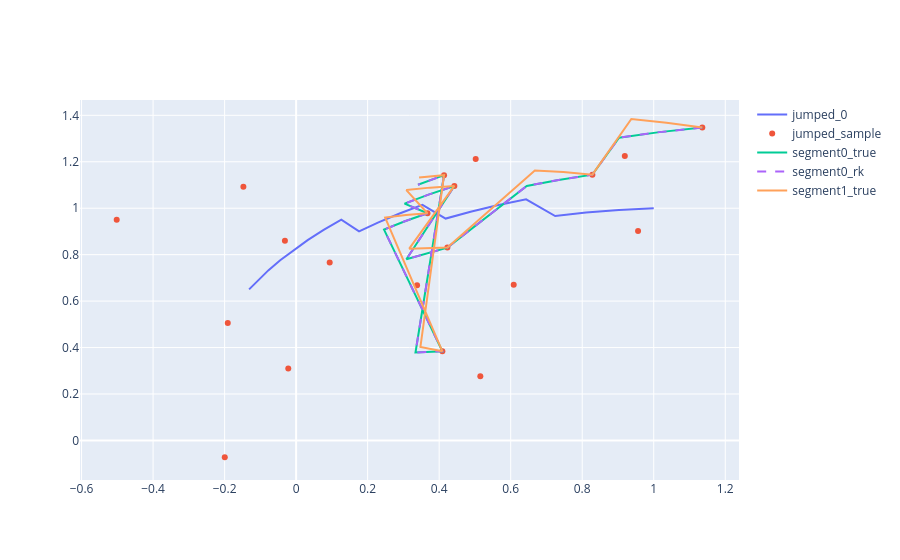
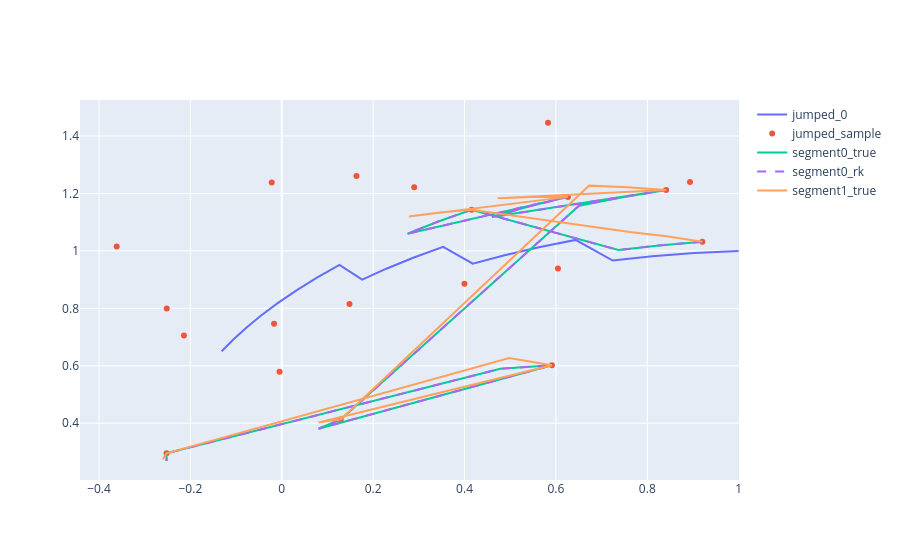
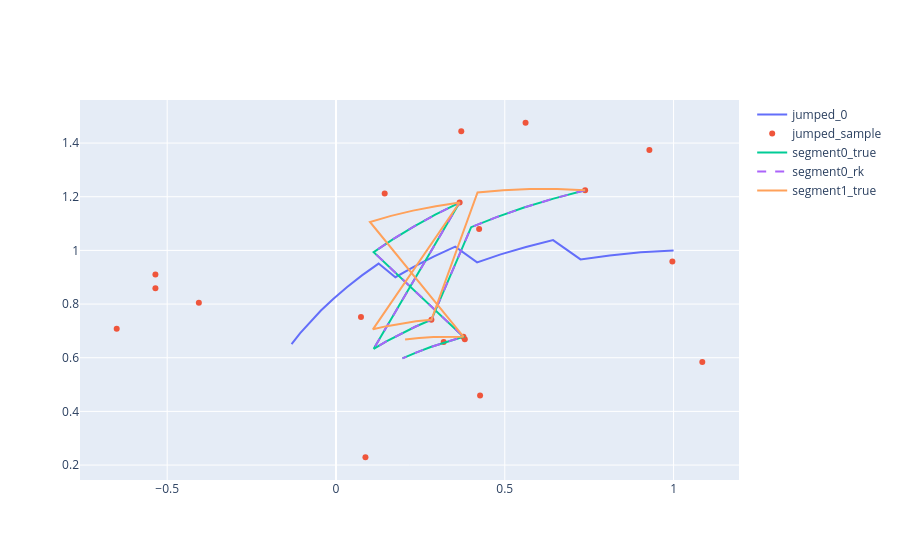
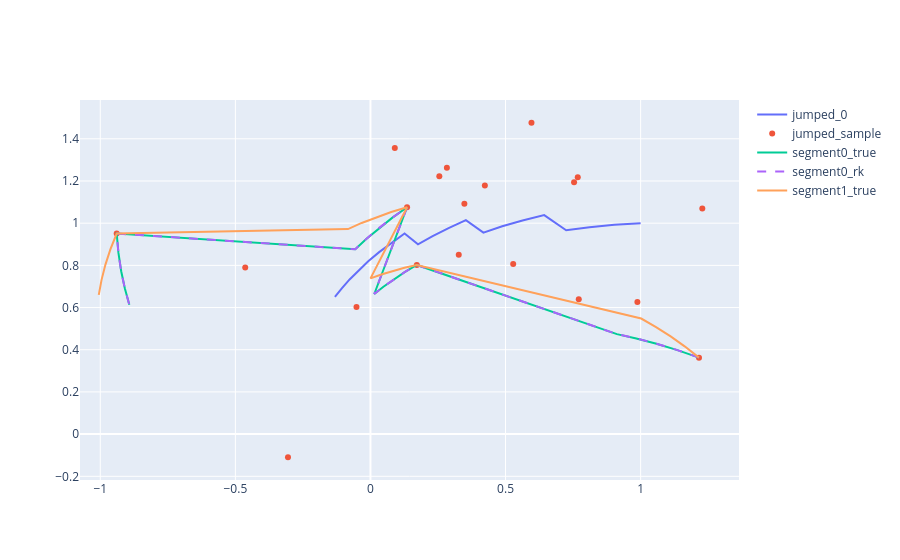

Notebook source saved alongside these figures, in order:
### Code cell
accuracy_df = []
for seg_size in segment_sizes:
    cur_accuracy_df = pd.DataFrame(
        {
            "accuracy": np.zeros([len(solutions)]),
            "method": [f"true_{seg_size}", f"RK23_{seg_size}"],
            "sigma": np.full([len(solutions)], sigma)
        }
    )
    for i in range(NUM_SAMPLES):
        sample_traj = jumped_solution_0 + sigma * np.random.randn(num_traj_points, 2)

        true_seg_solutions = list(
            systems |
            select(lambda s: segmented_solution(t, s, sample_traj, seg_size, solution))
        )
        rk_seg_solutions = list(
            systems |
            select(lambda s: segmented_solution(t, s, sample_traj, seg_size, RK_solver_f))
        )

        if i % 250 == 0:
            print("Segment size =", seg_size)
            fig = go.Figure()
            fig.add_trace(
                go.Scatter(
                    x=jumped_solution_0[:, 0],
                    y=jumped_solution_0[:, 1],
                    mode='lines',
                    name="jumped_0"
                )
            )
            fig.add_trace(
                go.Scatter(
                    x=sample_traj[:, 0],
                    y=sample_traj[:, 1],
                    mode='markers',
                    name="jumped_sample"
                )
            )
            fig.add_trace(
                go.Scatter(
                    x=true_seg_solutions[0][:, 0],
                    y=true_seg_solutions[0][:, 1],
                    mode='lines',
                    name="segment0_true"
                )
            )
            fig.add_trace(
                go.Scatter(
                    x=rk_seg_solutions[0][:, 0],
                    y=rk_seg_solutions[0][:, 1],
                    mode='lines',
                    name="segment0_rk",
                    line=dict(dash="dash")
                )
            )
            fig.add_trace(
                go.Scatter(
                    x=true_seg_solutions[1][:, 0],
                    y=true_seg_solutions[1][:, 1],
                    mode='lines',
                    name="segment1_true"
                )
            )
            fig.show()

        solutions = {
            f"true_{seg_size}": true_seg_solutions,
            f"RK23_{seg_size}": rk_seg_solutions
        }

        for sol_name, sol in solutions.items():
            sol_losses = list(
                range(2) |
                select(lambda sys_id: cls_loss(sample_traj, sol[sys_id]))
            )
            if sol_losses[0] < sol_losses[1]:
                cur_accuracy_df.loc[
                    cur_accuracy_df["method"] == sol_name, 
                    "accuracy"
                ] += 1.
    cur_accuracy_df.loc[:, "accuracy"] /= NUM_SAMPLES
    accuracy_df.append(cur_accuracy_df)
